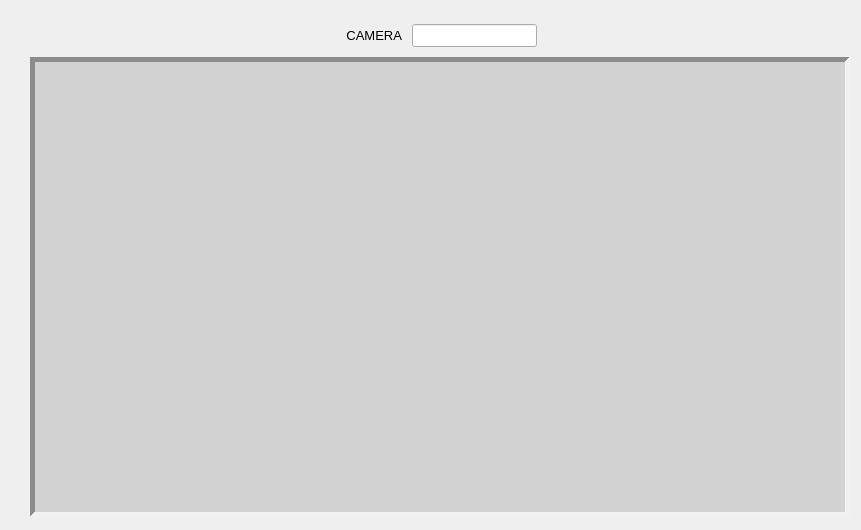
      <widget class="QWidget" name="stream_viewer">
       <widget class="QWidget" name="verticalLayoutWidget_3">
        <property name="geometry">
         <rect>
          <x>30</x>
          <y>20</y>
          <width>822</width>
          <height>501</height>
         </rect>
        </property>
        <layout class="QVBoxLayout" name="verticalLayout_3">
         <property name="spacing">
          <number>6</number>
         </property>
         <item>
          <layout class="QHBoxLayout" name="horizontalLayout_5">
           <property name="spacing">
            <number>10</number>
           </property>
           <item>
            <spacer name="horizontalSpacer_5">
             <property name="orientation">
              <enum>Qt::Horizontal</enum>
             </property>
             <property name="sizeHint" stdset="0">
              <size>
               <width>40</width>
               <height>20</height>
              </size>
             </property>
            </spacer>
           </item>
           <item>
            <widget class="QLabel" name="label_7">
             <property name="sizePolicy">
              <sizepolicy hsizetype="Preferred" vsizetype="Fixed">
               <horstretch>0</horstretch>
               <verstretch>0</verstretch>
              </sizepolicy>
             </property>
             <property name="font">
              <font>
               <pointsize>10</pointsize>
               <bold>false</bold>
              </font>
             </property>
             <property name="text">
              <string>CAMERA</string>
             </property>
             <property name="alignment">
              <set>Qt::AlignRight|Qt::AlignTrailing|Qt::AlignVCenter</set>
             </property>
            </widget>
           </item>
           <item>
            <widget class="QLineEdit" name="camera_name_sv">
             <property name="sizePolicy">
              <sizepolicy hsizetype="Fixed" vsizetype="Fixed">
               <horstretch>0</horstretch>
               <verstretch>0</verstretch>
              </sizepolicy>
             </property>
             <property name="font">
              <font>
               <pointsize>10</pointsize>
               <bold>true</bold>
              </font>
             </property>
             <property name="readOnly">
              <bool>true</bool>
             </property>
            </widget>
           </item>
           <item>
            <spacer name="horizontalSpacer_6">
             <property name="orientation">
              <enum>Qt::Horizontal</enum>
             </property>
             <property name="sizeHint" stdset="0">
              <size>
               <width>40</width>
               <height>20</height>
              </size>
             </property>
            </spacer>
           </item>
          </layout>
         </item>
         <item>
          <widget class="QLabel" name="strm_pixlabel">
           <property name="sizePolicy">
            <sizepolicy hsizetype="Fixed" vsizetype="Fixed">
             <horstretch>0</horstretch>
             <verstretch>0</verstretch>
            </sizepolicy>
           </property>
           <property name="minimumSize">
            <size>
             <width>820</width>
             <height>460</height>
            </size>
           </property>
           <property name="maximumSize">
            <size>
             <width>820</width>
             <height>460</height>
            </size>
           </property>
           <property name="styleSheet">
            <string notr="true">background-color: rgb(210, 210, 210);</string>
           </property>
           <property name="frameShape">
            <enum>QFrame::Panel</enum>
           </property>
           <property name="frameShadow">
            <enum>QFrame::Sunken</enum>
           </property>
           <property name="lineWidth">
            <number>5</number>
           </property>
           <property name="text">
            <string/>
           </property>
           <property name="alignment">
            <set>Qt::AlignCenter</set>
           </property>
          </widget>
         </item>
        </layout>
       </widget>
      </widget>
